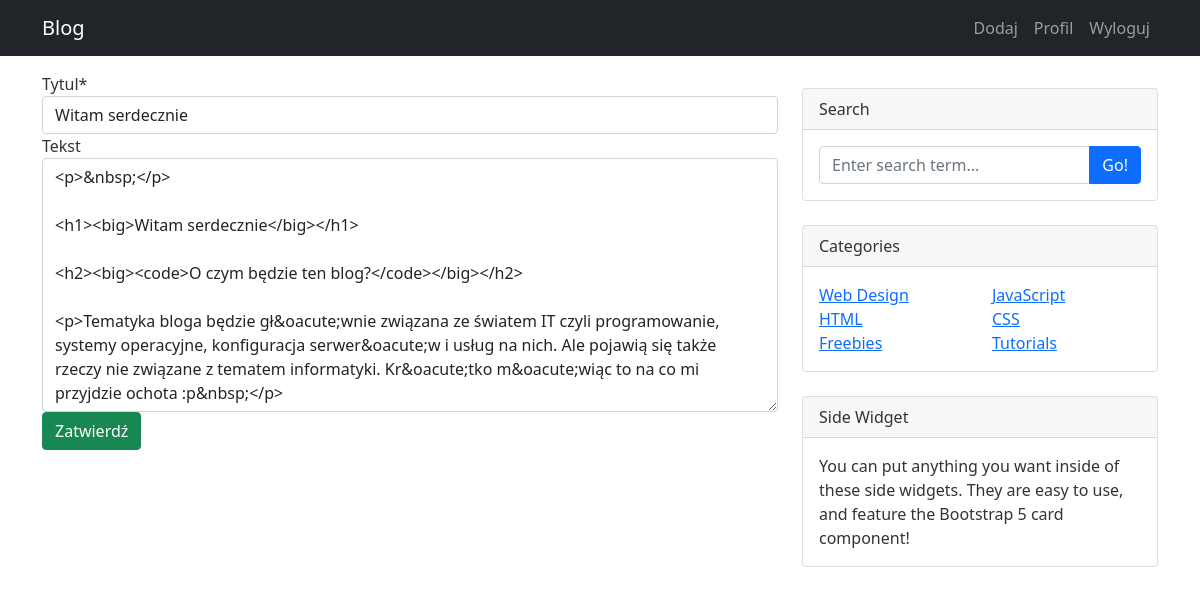
Screenshot of /witam-serdecznie/update (signed in) with the database file from the repository.
### posty/models.py (models this page shows, shortened)
class Post(Model):
    STATUS_CHOICES = (
        ('niezatwierdzony', 'niezatwierdzony'),
        ('publiczny', 'publiczny'),
    )
    autor = ForeignKey(User, on_delete=CASCADE)
    tytul = CharField(max_length=100)
    slug = SlugField(null=True, unique=True)
    image = ImageField(null=True, blank=True, upload_to='featured_image')
    tekst = RichTextUploadingField(blank=True, null=True)
    data_dodania = DateTimeField(default=timezone.now)
    data_edytowania = DateTimeField(auto_now=True)
    status = CharField(max_length=20, choices=STATUS_CHOICES, default='niezatwierdzony')
    objects = Manager()
    publiczne = Publiczny()

### posty/views.py (the view, shortened to what this page needs)
# urls.py: path('<slug:slug>/update', PostUpdateView.as_view(), name="posty-update"),
class PostUpdateView(PermissionRequiredMixin, LoginRequiredMixin, UpdateView):
    model = Post
    login_url = 'login'
    permission_required = 'posty.post_change'
    fields = ['tytul', 'tekst']

### posty/templates/posty/post_form.html (shortened to what this page needs)
{% extends "posty/base.html" %}
{% load crispy_forms_tags %}
{% block content %}
{% if user.is_authenticated %}
<form method="post" enctype="multipart/form-data">
    <fieldset class="form-group">
        {{ form|crispy }}
    </fieldset>
    <div class="form-group">
        <button class="btn btn-success" type="submit">Zatwierdź</button>
    </div>
</form>
{% endif %}
{% endblock content %}

### static/main.css (style rules this page uses)
body { background-color: #ffffff; color: #333333; }

### rows the page displays
Post: tytul "Witam serdecznie", tekst "<p>&nbsp;</p> <h1><big>Witam serdecznie</big></h1> <h2><big><code>O czym będzie ten blog?</code></big></h2> <p>Tematyka bloga będzie gł&oacute;wnie związana ze światem IT czyli programowanie, systemy operacyjne, konfiguracja serwer&oacute;w i usług na nich. Ale pojawią się także rzeczy nie związane z tematem informatyki. Kr&oacute;tko m&oacute;wiąc to na co mi przyjdzie ochota :p&nbsp;</p>"
